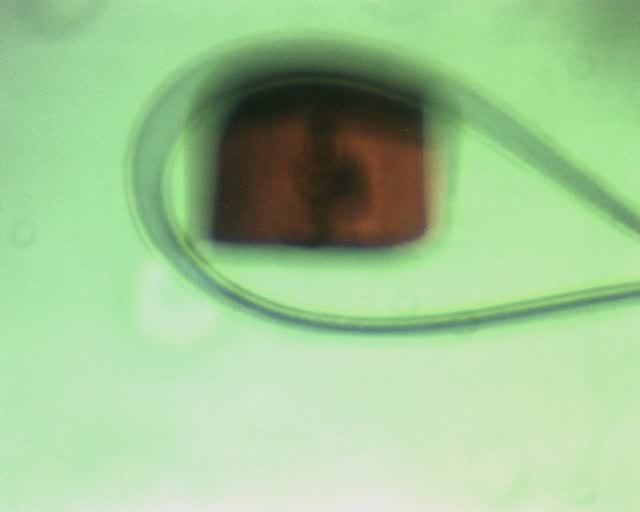
#> input picture tests/dataRGB.jpg, 640 x 512 px
$ python dataTest.py   (Python 2 division)   (older library calls are emulated)
#> lines starting #> are read from the running program, lines starting #| are printed output that depends on the picture
#> in load, img is the input picture: shape (512, 640, 3); mean B, G, R 148.9, 198.6, 160
### tests/cvlibNoEpics.py
"""
BNL NSLS-2 Computer Vision Module
Author: William Watson
Date: 2016-7-14

This Module contains numerous functions designed to
help in the data manipulation of images on the Beam-lines within NSLS-2.
It Uses the numpy and cv2 libraries to construct a simple module to
make image processing and computer vision easier, faster, and more compact.
"""

# DEPENDENCIES
import cv2
import numpy as np
import sys
import time
from matplotlib import pyplot as plt
import matplotlib
#from epics import caget, caput


# VERSION
__version__ = "0.5.4.1"
__opencv__ = cv2.__version__
__npversion__ = np.version.version
__sysver__ = sys.version
__matplotlibver__ = matplotlib.__version__


# GLOBAL VARS
colorMap_flag = {"autumn":0, "bone":1, "jet":2, "winter":3, "rainbow":4, "ocean":5, "summer":6, "spring":7, "cool":8, "hsv":9, "pink":10, "hot":11}
border_flag = {"constant":0, "reflect":2, "reflect101":4, "replicate":1, "default":4, "wrap":3}
EPICSTYPE = {1 : np.uint16 , 0 : np.uint8, 2:np.uint32, 3: np.uint64}
EPICSCOLOR = {0: "gray", 1: "bayer", 2: "RBG1"}

#######################################################################################

# EXPERIMENTAL SECTION - ALL NEW METHODS GO HERE FIRST FOR TESTING
#FIX FIX FIX

# METHODS KNOWN TO BE BROKEN / Need Further Looking!!!!!!!!!


# [132 lines left out: functions backgroundSubtract, enhance, watershed, drawHarrisSubPixel, depthImg, sharpen, not called in this run]

"""
###EXPERIMETNAL###
def fetchImgEXP(SYS, DEV):
        \"""
        EXPERIMENTAL FETCH IMG METHOD
        \"""
        SYSDEV = str(SYS) + "{" + str(DEV) + "}"
        data = caget(SYSDEV + "image1:ArrayData")
        rows = caget(SYSDEV + "image1:ArraySize1_RBV")
        cols = caget(SYSDEV + "image1:ArraySize0_RBV")
        dtype = caget(SYSDEV + "cam1:DataType_RBV")
        color = caget(SYSDEV + "cam1:ColorMode_RBV")
        count = 0
        img = []
        row = []
        dtype = EPICSTYPE[caget(SYSDEV + "cam1:DataType_RBV")]
        #print dtype
        color = caget(SYSDEV + "cam1:ColorMode_RBV")
        #print color
        for i in range(rows):
                for j in range(cols):
                        row.append(data[count])
                        count = count + 1
                r = np.array(row, dtype)
                img.append(r)
                row = []
        npra = np.array(img, dtype)
        #display(npra)
        save(npra, "fetchImg.jpg")
        save(npra, "fetchImg.tiff") # Might need to change file type
        save(npra, "fetchImg.jp2") # Might need to change file type
        save(npra, "fetchImg.png") # Might need to change file type
        img = load("fetchImg.jpg") #, getColorFlag(color))
        return img
"""

################################################################################

# [809 lines left out: functions coherenceFilter, gaborFilter, floodFill, imfill, fourierCV, lowPassFilter and 39 more, not called in this run]


def grayscale(img):
        """
        Returns a grayscale version of img

        Params:
	* img - image

        Returns:
	* Grayscale image
        """
	if img is None:
		print "Img is None"
		sys.exit()
	if len(img.shape) > 2:
		return cv2.cvtColor(img, cv2.COLOR_BGR2GRAY)
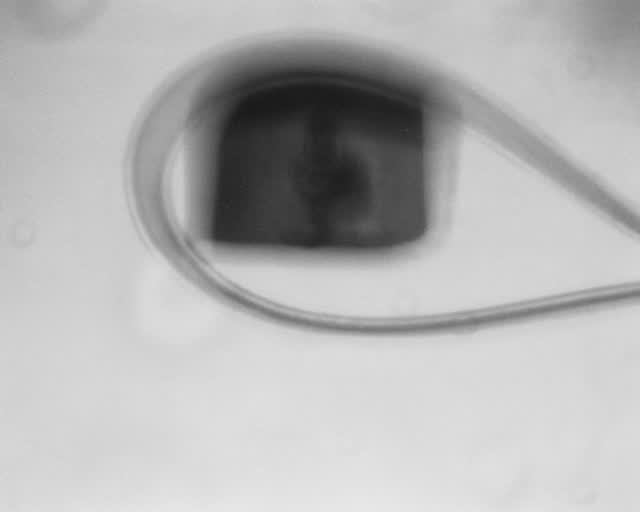
#> returned value: shape (512, 640); min 26, max 231, mean 181.4
	else:
		return img


# [919 lines left out: functions cvtColor, applyColorMap, applyJET, applyHSV, getColorMapFlags, bgr2hsv and 53 more, not called in this run]


def load(filename, flag=None):
        """
        Loads an image from a file name and returns it in color mode (default).
        Safety check if img fails to load.

        Params:
	* filename - filename of image
	* flag - OPTIONAL - open mode: 1 = COLOR, 0 = GRAYSCALE, -1 = UNCHANGED

        Returns:
        * Loaded Img if sucessful
        """
	if flag is None:
		img = cv2.imread(filename)
	elif flag is 1 or flag is 0 or flag is -1:
		img = cv2.imread(filename, flag)
	else:
		print "ERROR: Load: Incorrect flag parameter: " + str(flag) + "\n"
		sys.exit()
	if img is None:
		print "ERROR: Load: Image not found/supported at: " + str(filename) + "\n"
		sys.exit()
	else:
		return img

"""
def fetchImg(SYS, DEV):
        \"""
        Loads an image from an EPICS PV Value

        Params:
        * SYS - System String
        * DEV - Device String

        Returns:
        * Loaded Image
        \"""
        SYSDEV = str(SYS) + "{" + str(DEV) + "}"
        data = caget(SYSDEV + "image1:ArrayData")
        rows = caget(SYSDEV + "image1:ArraySize1_RBV")
        cols = caget(SYSDEV + "image1:ArraySize0_RBV")
        dtype = caget(SYSDEV + "cam1:DataType_RBV")
        color = caget(SYSDEV + "cam1:ColorMode_RBV")
        count = 0
        img = []
        row = []
        dtype = EPICSTYPE[caget(SYSDEV + "cam1:DataType_RBV")]
        color = caget(SYSDEV + "cam1:ColorMode_RBV")
        for i in range(rows):
                for j in range(cols):
                        row.append(data[count])
                        count = count + 1
                r = np.array(row, dtype)
                img.append(r)
                row = []
        npra = np.array(img, dtype)
        save(npra, "fetchImg.jpg") # Might need to change file type
        img = load("fetchImg.jpg") # Might need to change file type
        return npra


def epicscaget(PV):
        \"""
        Retrieves and Returns the value of the named PV

        Params:
        * PV - PV name to get

        Returns:
        * Value of PV
        \"""
        return caget(PV)


def epicscaput(PV, value):
        \"""
        Sets the Value of the Named PV with Value

        Params:
        * PV - PV to set
        * value - Value to set PV to
        \"""
        caput(PV, value)


def epicscainfo(PV):
        \"""
        Returns a string of info about a PV

        Params:
        * PV - The PV Value to retrieve info from

        Returns:
        * String of info about PV
        \"""
        return cainfo(PV, False)
"""

# [1234 lines left out: functions getColorFlag, backProjection, templateMatchSingle, drawMatch, save, getSupportedFileFormats and 56 more, not called in this run]

# End of File

### tests/dataTest.py
from cvlibNoEpics import *

img8 = grayscale(load("dataRGB.jpg"))


print img8.dtype
#| uint8
img16 = load("bit16.png",-1)
#> call 2 of load, with filename = 'bit16.png', flag = -1
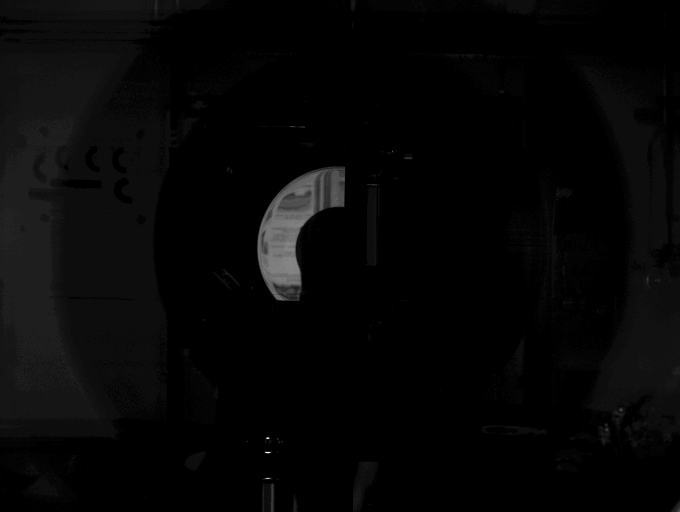
#> input picture tests/bit16.png, 1360 x 1024 px (shown at 1/2 size)
#> in load, img is the input picture: shape (1024, 1360) uint16; min 26, max 4095, mean 210.8
print img16.dtype
#| uint16
print img16.shape
#| (1024, 1360)
